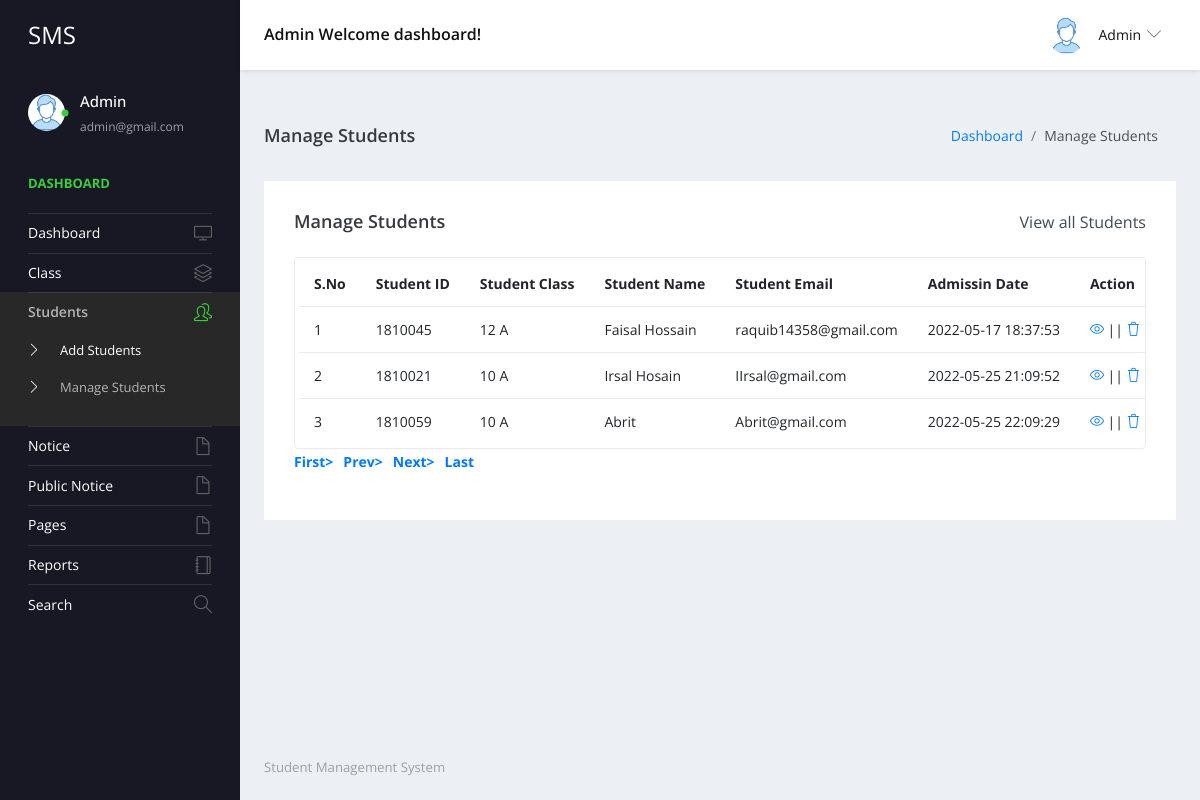
The page /admin/manage-students.php (signed in) on the database its author committed.
### tables this page shows
CREATE TABLE `tblstudent` (
  `ID` int(10) NOT NULL,
  `StudentName` varchar(200) DEFAULT NULL,
  `StudentEmail` varchar(200) DEFAULT NULL,
  `StudentClass` varchar(100) DEFAULT NULL,
  `Gender` varchar(50) DEFAULT NULL,
  `DOB` date DEFAULT NULL,
  `StuID` varchar(200) DEFAULT NULL,
  `FatherName` mediumtext DEFAULT NULL,
  `MotherName` mediumtext DEFAULT NULL,
  `ContactNumber` bigint(10) DEFAULT NULL,
  `AltenateNumber` bigint(10) DEFAULT NULL,
  `Address` mediumtext DEFAULT NULL,
  `UserName` varchar(200) DEFAULT NULL,
  `Password` varchar(200) DEFAULT NULL,
  `Image` varchar(200) DEFAULT NULL,
  `DateofAdmission` timestamp NULL DEFAULT current_timestamp()
);

CREATE TABLE `tblclass` (
  `ID` int(5) NOT NULL,
  `ClassName` varchar(50) DEFAULT NULL,
  `Section` varchar(20) DEFAULT NULL,
  `CreationDate` timestamp NULL DEFAULT current_timestamp()
);

### admin/manage-students.php (the view, shortened to what this page needs)
<?php
include('includes/dbconnection.php');
if (strlen($_SESSION['sturecmsaid']==0)) {
  header('location:logout.php');
  } else{
?>
<!DOCTYPE html>
<html lang="en">
  <head>
    <link rel="stylesheet" href="vendors/simple-line-icons/css/simple-line-icons.css">
    <link rel="stylesheet" href="vendors/flag-icon-css/css/flag-icon.min.css">
    <link rel="stylesheet" href="vendors/css/vendor.bundle.base.css">
    <link rel="stylesheet" href="./vendors/daterangepicker/daterangepicker.css">
    <link rel="stylesheet" href="./vendors/chartist/chartist.min.css">
    <link rel="stylesheet" href="./css/style.css">
  </head>
  <body>
    <div class="container-scroller">
     <?php include_once('includes/header.php');?>
      <div class="container-fluid page-body-wrapper">
        <?php include_once('includes/sidebar.php');?>
        <div class="main-panel">
          <div class="content-wrapper">
             <div class="page-header">
              <h3 class="page-title"> Manage Students </h3>
              <nav aria-label="breadcrumb">
                <ol class="breadcrumb">
                  <li class="breadcrumb-item"><a href="dashboard.php">Dashboard</a></li>
                  <li class="breadcrumb-item active" aria-current="page"> Manage Students</li>
                </ol>
              </nav>
            </div>
            <div class="row">
              <div class="col-md-12 grid-margin stretch-card">
                <div class="card">
                  <div class="card-body">
                    <div class="d-sm-flex align-items-center mb-4">
                      <h4 class="card-title mb-sm-0">Manage Students</h4>
                      <a href="#" class="text-dark ml-auto mb-3 mb-sm-0"> View all Students</a>
                    </div>
                    <div class="table-responsive border rounded p-1">
                      <table class="table">
                        <thead>
                          <tr>
                            <th class="font-weight-bold">S.No</th>
                            <th class="font-weight-bold">Student ID</th>
                            <th class="font-weight-bold">Student Class</th>
                            <th class="font-weight-bold">Student Name</th>
                            <th class="font-weight-bold">Student Email</th>
                            <th class="font-weight-bold">Admissin Date</th>
                            <th class="font-weight-bold">Action</th>
                          </tr>
                        </thead>
                        <tbody>
                           <?php
                            if (isset($_GET['pageno'])) {
            $pageno = $_GET['pageno'];
        } else {
            $pageno = 1;
        }
        $no_of_records_per_page = 15;
        $offset = ($pageno-1) * $no_of_records_per_page;
       $ret = "SELECT ID FROM tblstudent";
$query1 = $dbh -> prepare($ret);
$query1->execute();
$total_rows=$query1->rowCount();
$total_pages = ceil($total_rows / $no_of_records_per_page);
$sql="SELECT tblstudent.StuID,tblstudent.ID as sid,tblstudent.StudentName,tblstudent.StudentEmail,tblstudent.DateofAdmission,tblclass.ClassName,tblclass.Section from tblstudent join tblclass on tblclass.ID=tblstudent.StudentClass LIMIT $offset, $no_of_records_per_page";
$query = $dbh -> prepare($sql);
$query->execute();
$results=$query->fetchAll(PDO::FETCH_OBJ);
$cnt=1;
if($query->rowCount() > 0)
{
foreach($results as $row)
{               ?>
                          <tr>
                            <td><?php echo htmlentities($cnt);?></td>
                            <td><?php  echo htmlentities($row->StuID);?></td>
                            <td><?php  echo htmlentities($row->ClassName);?> <?php  echo htmlentities($row->Section);?></td>
                            <td><?php  echo htmlentities($row->StudentName);?></td>
                            <td><?php  echo htmlentities($row->StudentEmail);?></td>
                            <td><?php  echo htmlentities($row->DateofAdmission);?></td>
                            <td>
                              <div><a href="edit-student-detail.php?editid=<?php echo htmlentities ($row->sid);?>"><i class="icon-eye"></i></a>
                                                || <a href="manage-students.php?delid=<?php echo ($row->sid);?>" onclick="return confirm('Do you really want to Delete ?');"> <i class="icon-trash"></i></a></div>
                            </td>
                          </tr><?php $cnt=$cnt+1;}} ?>
                        </tbody>
                      </table>
                    </div>
                    <div align="left">
    <ul class="pagination" >
        <li><a href="?pageno=1"><strong>First></strong></a></li>
        <li class="<?php if($pageno <= 1){ echo 'disabled'; } ?>">
            <a href="<?php if($pageno <= 1){ echo '#'; } else { echo "?pageno=".($pageno - 1); } ?>"><strong style="padding-left: 10px">Prev></strong></a>
        </li>
        <li class="<?php if($pageno >= $total_pages){ echo 'disabled'; } ?>">
            <a href="<?php if($pageno >= $total_pages){ echo '#'; } else { echo "?pageno=".($pageno + 1); } ?>"><strong style="padding-left: 10px">Next></strong></a>
        </li>
        <li><a href="?pageno=<?php echo $total_pages; ?>"><strong style="padding-left: 10px">Last</strong></a></li>
    </ul>
</div>
                  </div>
                </div>
              </div>
            </div>
          </div>
         <?php include_once('includes/footer.php');?>
        </div>
      </div>
    </div>
  </body>
</html><?php }  ?>

### admin/includes/header.php (shortened to what this page needs)
 <nav class="navbar default-layout-navbar col-lg-12 col-12 p-0 fixed-top d-flex flex-row">
        <div class="navbar-brand-wrapper d-flex align-items-center">
          <a class="navbar-brand brand-logo" href="dashboard.php">
            <strong style="color: white;">SMS</strong>
          </a>
        </div><?php
         $aid= $_SESSION['sturecmsaid'];
$sql="SELECT * from tbladmin where ID=:aid";
$query = $dbh -> prepare($sql);
$query->bindParam(':aid',$aid,PDO::PARAM_STR);
$query->execute();
$results=$query->fetchAll(PDO::FETCH_OBJ);
$cnt=1;
if($query->rowCount() > 0)
{
foreach($results as $row)
{               ?>
        <div class="navbar-menu-wrapper d-flex align-items-center flex-grow-1">
          <h5 class="mb-0 font-weight-medium d-none d-lg-flex"><?php  echo htmlentities($row->AdminName);?> Welcome dashboard!</h5>
          <ul class="navbar-nav navbar-nav-right ml-auto">
            <li class="nav-item dropdown d-none d-xl-inline-flex user-dropdown">
              <a class="nav-link dropdown-toggle" id="UserDropdown" href="#" data-toggle="dropdown" aria-expanded="false">
                <img class="img-xs rounded-circle ml-2" src="images/faces/face8.jpg" alt="Profile image"> <span class="font-weight-normal"> <?php  echo htmlentities($row->AdminName);?> </span></a>
                <?php $cnt=$cnt+1;}} ?>
            </li>
          </ul>
        </div>
      </nav>

### admin/includes/sidebar.php (shortened to what this page needs)
<nav class="sidebar sidebar-offcanvas" id="sidebar">
          <ul class="nav">
            <li class="nav-item nav-profile">
              <a href="#" class="nav-link">
                <div class="profile-image">
                  <img class="img-xs rounded-circle" src="images/faces/face8.jpg" alt="profile image">
                  <div class="dot-indicator bg-success"></div>
                </div>
                <div class="text-wrapper">
                  <?php
         $aid= $_SESSION['sturecmsaid'];
$sql="SELECT * from tbladmin where ID=:aid";
$query = $dbh -> prepare($sql);
$query->bindParam(':aid',$aid,PDO::PARAM_STR);
$query->execute();
$results=$query->fetchAll(PDO::FETCH_OBJ);
$cnt=1;
if($query->rowCount() > 0)
{
foreach($results as $row)
{               ?>
                  <p class="profile-name"><?php  echo htmlentities($row->AdminName);?></p>
                  <p class="designation"><?php  echo htmlentities($row->Email);?></p><?php $cnt=$cnt+1;}} ?>
                </div>
              </a>
            </li>
            <li class="nav-item nav-category">
              <span class="nav-link">Dashboard</span>
            </li>
            <li class="nav-item">
              <a class="nav-link" href="dashboard.php">
                <span class="menu-title">Dashboard</span>
                <i class="icon-screen-desktop menu-icon"></i>
              </a>
            </li>
            <li class="nav-item">
              <a class="nav-link" data-toggle="collapse" href="#ui-basic" aria-expanded="false" aria-controls="ui-basic">
                <span class="menu-title">Class</span>
                <i class="icon-layers menu-icon"></i>
              </a>
            </li>
            <li class="nav-item">
              <a class="nav-link" data-toggle="collapse" href="#ui-basic1" aria-expanded="false" aria-controls="ui-basic1">
                <span class="menu-title">Students</span>
                <i class="icon-people menu-icon"></i>
              </a>
              <div class="collapse" id="ui-basic1">
                <ul class="nav flex-column sub-menu">
                  <li class="nav-item"> <a class="nav-link" href="add-students.php">Add Students</a></li>
                  <li class="nav-item"> <a class="nav-link" href="manage-students.php">Manage Students</a></li>
                </ul>
              </div>
            </li>
            <li class="nav-item">
              <a class="nav-link" data-toggle="collapse" href="#auth" aria-expanded="false" aria-controls="auth">
                <span class="menu-title">Notice</span>
                <i class="icon-doc menu-icon"></i>
              </a>
            </li>
            <li class="nav-item">
              <a class="nav-link" data-toggle="collapse" href="#auth1" aria-expanded="false" aria-controls="auth">
                <span class="menu-title">Public Notice</span>
                <i class="icon-doc menu-icon"></i>
              </a>
              <li class="nav-item">
              <a class="nav-link" data-toggle="collapse" href="#auth2" aria-expanded="false" aria-controls="auth">
                <span class="menu-title">Pages</span>
                <i class="icon-doc menu-icon"></i>
              </a>
            </li>
              <li class="nav-item">
              <a class="nav-link" href="between-dates-reports.php">
                <span class="menu-title">Reports</span>
                <i class="icon-notebook menu-icon"></i>
              </a>
            </li>
            <li class="nav-item">
              <a class="nav-link" href="search.php">
                <span class="menu-title">Search</span>
                <i class="icon-magnifier menu-icon"></i>
              </a>
            </li>
            </li>
          </ul>
        </nav>

### rows shown on the page
tblstudent: StuID "1810045", tblclass.ClassName "12", tblclass.Section "A", StudentName "Faisal Hossain", StudentEmail "raquib14358@gmail.com", DateofAdmission "2022-05-17 18:37:53"
tblstudent: StuID "1810021", tblclass.ClassName "10", tblclass.Section "A", StudentName "Irsal Hosain", StudentEmail "IIrsal@gmail.com", DateofAdmission "2022-05-25 21:09:52"
tblstudent: StuID "1810059", tblclass.ClassName "10", tblclass.Section "A", StudentName "Abrit", StudentEmail "Abrit@gmail.com", DateofAdmission "2022-05-25 22:09:29"

### other values the page prints
$row->AdminName "Admin"
$row->Email "admin@gmail.com"
